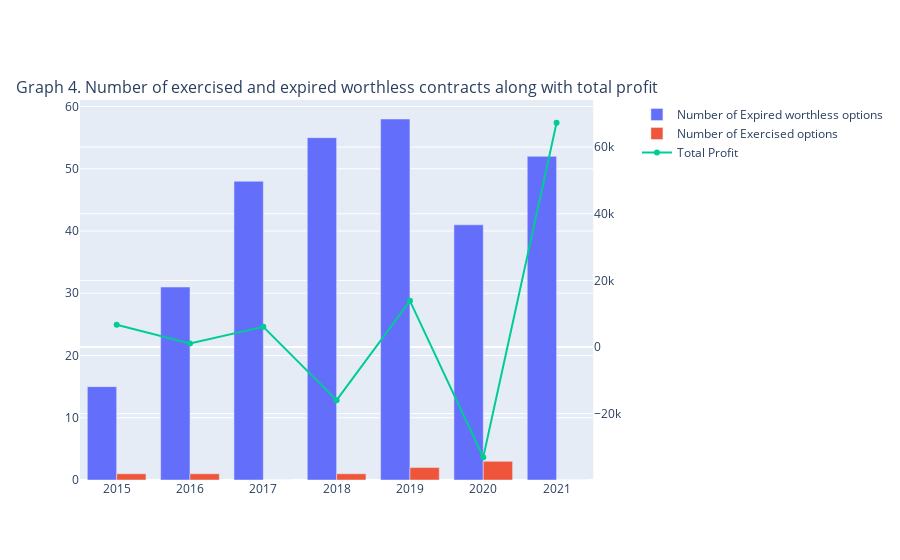

Write notebook code for a chart like this one.
### Markdown cell above
Next, we also look at the number of exercised and expired worthless contracts along with total profits.

### Code cell
df2 = transaction.groupby(by = ['Year', 'Outcome', 'Trans_Date', 'Exp_date', 'Option type', 'Position'])['Total Profit/Loss'].sum().reset_index()

# create separate dataframes for number of erxercised, expired options and profits grouped by year
exer = df2.groupby('Year')['Outcome'].apply(lambda x: x[x == 'Exercised option'].count()).reset_index()
exp = df2.groupby('Year')['Outcome'].apply(lambda x: x[x == 'Expired worthless'].count()).reset_index()
prof = df2.groupby(by = ['Year'])['Total Profit/Loss'].sum().reset_index()

# plot the results using barplots and lineplot
fig = make_subplots(specs=[[{"secondary_y": True}]], subplot_titles = ['Graph 4. Number of exercised and expired worthless contracts along with total profit'])
fig.add_trace(go.Bar(x = exp['Year'], y = exp['Outcome'], name = "Number of Expired worthless options"), secondary_y = False)
fig.add_trace(go.Bar(x = exer['Year'], y = exer['Outcome'], name = "Number of Exercised options"), secondary_y = False)
fig.add_trace(go.Line(x = prof['Year'], y = prof['Total Profit/Loss'], name = "Total Profit"), secondary_y = True)
fig.show()

### Figure 1 — Plotly figure (JSON) as saved in the notebook; plotly's stock layout.template omitted (floating-point values rounded to 4 significant figures)
{"data": [{"name": "Number of Expired worthless options", "type": "bar", "x": [2015, 2016, 2017, 2018, 2019, 2020, 2021], "xaxis": "x", "y": [15, 31, 48, 55, 58, 41, 52], "yaxis": "y"}, {"name": "Number of Exercised options", "type": "bar", "visible": true, "x": [2015, 2016, 2017, 2018, 2019, 2020, 2021], "xaxis": "x", "y": [1, 1, 0, 1, 2, 3, 0], "yaxis": "y"}, {"name": "Total Profit", "type": "scatter", "x": [2015, 2016, 2017, 2018, 2019, 2020, 2021], "xaxis": "x", "y": [6669.0, 1026.0, 6075, -15980.0, 13860.0, -33110.0, 67323], "yaxis": "y2"}], "layout": {"annotations": [{"font": {"size": 16}, "showarrow": false, "text": "Graph 4. Number of exercised and expired worthless contracts along with total profit", "x": 0.47, "xanchor": "center", "xref": "paper", "y": 1, "yanchor": "bottom", "yref": "paper"}], "autosize": true, "xaxis": {"anchor": "y", "autorange": true, "domain": [0, 0.94], "range": [2014.0, 2022.0], "type": "linear"}, "yaxis": {"anchor": "x", "autorange": true, "domain": [0, 1], "range": [0, 61.05], "type": "linear"}, "yaxis2": {"anchor": "x", "autorange": true, "overlaying": "y", "range": [-41390.0, 75610.0], "side": "right", "type": "linear"}}}
